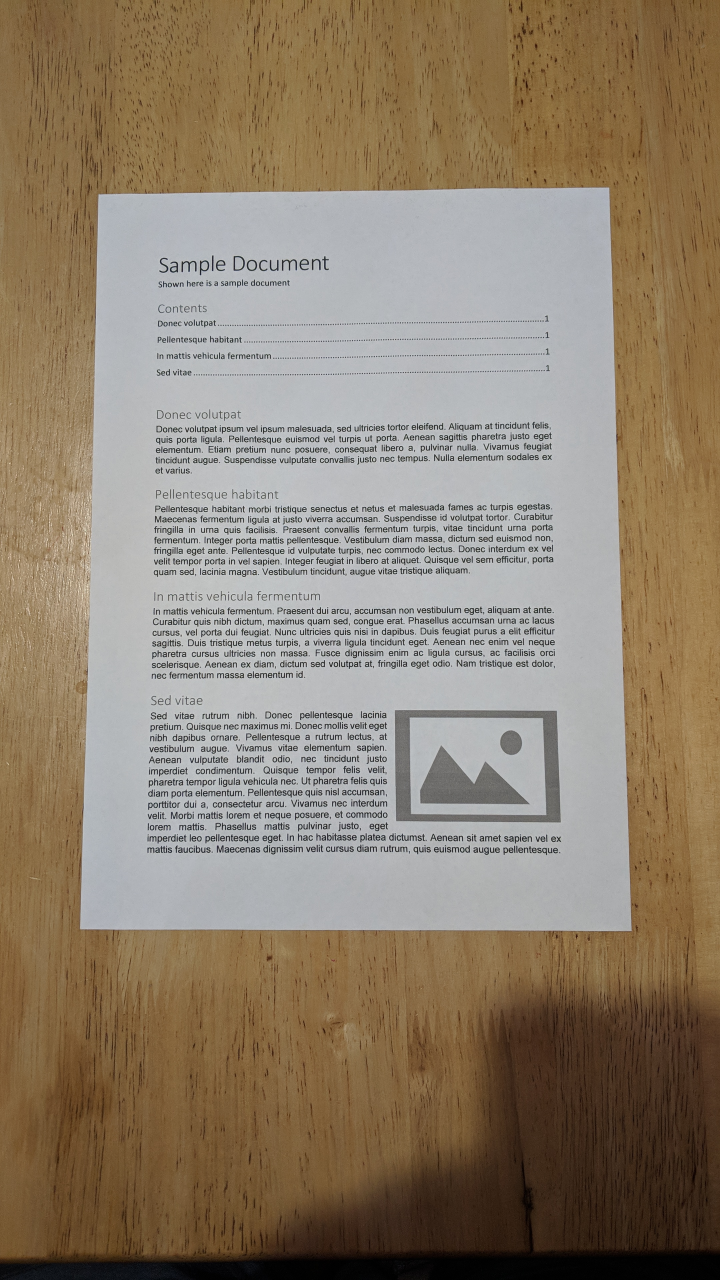
#> input picture di/01.jpg, 2160 x 3840 px (shown at 1/3 size)
$ python otsu2.py ../di/01.jpg
#> lines starting #> are read from the running program, lines starting #| are printed output that depends on the picture; after the words box and inside, x2 and y2 are one past the last pixel; in counts of white or black regions, pixels touching at a corner belong together
import numpy as np
import cv2
import sys

# compute the optimal threshold and colour center for a given section
def getThresholdAndCenters(img):

    # one long array and turn into floats
    imgarray = np.float32(img.flatten())

    # find centers
    # center = np.array([[0, 0, 0], [255, 255, 255]])
    centers = np.array([0, 255])

    # image histogram
    histogram = np.histogram(imgarray, 256, (0, 255))[0]
    normHistogram = histogram / histogram.sum()

    # init values
    threshold = 0
    histogramSum = (normHistogram * np.arange(256)).sum()
    sum0 = 0
    q0 = 0
    maxVariance = 0

    # calculate each between variance and note max
    for t in range(0, 256):
        q0 += normHistogram[t]
        q1 = 1 - q0
        if q0 == 0 or q1 == 0:
            continue
        sum0 += t * normHistogram[t]
        sum1 = histogramSum - sum0
        mean0 = sum0 / q0
        mean1 = sum1 / q1
        variance = q0 * q1 * (mean0 - mean1) ** 2

        if variance > maxVariance:
            maxVariance = variance
            threshold = t
            centers = [mean0, mean1]

    return threshold, centers

# split images colour space into 2 distinct colours
def binmeans(img):

    # size
    yRange, xRange = img.shape

    thresholds = np.zeros(img.shape)
    basethresholds = [[0, 0], [0, 0]]
    baseCenters = np.array([[[0, 255], [0, 255]], [[0, 255], [0, 255]]])
    basethresholds[0][0], baseCenters[0][0] = getThresholdAndCenters(img[:yRange//4, :xRange//4])
    basethresholds[0][1], baseCenters[0][1] = getThresholdAndCenters(img[:yRange//4, xRange//4*3:])
    basethresholds[1][0], baseCenters[1][0] = getThresholdAndCenters(img[yRange//4*3:, :xRange//4])
    basethresholds[1][1], baseCenters[1][1] = getThresholdAndCenters(img[yRange//4*3:, xRange//4*3:])

    # get max values for center colours
    centers = np.array([baseCenters[:,:,0].min(), baseCenters[:,:,1].max()])
    centers = np.array([0, 255])

    # interpolate thresholds into image sized array
    # get vertical gradients of 1/4 and 3/4 way strip (center of each quarter)
    leftCenterT = (basethresholds[0][0] + basethresholds[1][0]) / 2
    rightCenterT = (basethresholds[0][1] + basethresholds[1][1]) / 2
    leftGradient = (basethresholds[0][0] - basethresholds[1][0]) / -yRange
    rightGradient = (basethresholds[0][1] - basethresholds[1][1]) / -yRange
    leftTopT = leftCenterT - leftGradient * yRange / 2
    rightTopT = rightCenterT - rightGradient * yRange / 2

    # fill in the first and last vertical strip
    for y in range(yRange):
        thresholds[y, 0] = leftTopT + leftGradient * y
        thresholds[y, xRange-1] = rightTopT + rightGradient * y

    # fill in remaining treashold image
    centerTs = (thresholds[:, 0] + thresholds[:, xRange-1]) / 2
    gradients = (thresholds[:, 0] - thresholds[:, xRange-1]) / -xRange * 2
    leftTs = centerTs - gradients * xRange / 2
    for x in range(xRange):
        thresholds[:, x] = leftTs + gradients * x


    # one long array and turn into floats
    thresholds = thresholds.flatten()
    imgarray = np.float32(img.flatten())

    # determine labels
    label = np.uint8(np.zeros(imgarray.shape[0]))
    label[imgarray > thresholds] = 1

    # convert from label to corresponding rgb value
    centers = np.uint8(centers) # to int
    img2array = centers[label]

    # convert results back to img form
    img2 = img2array.reshape(grey.shape)

    return img2

img = cv2.imread(sys.argv[1])
#> img is the input picture: shape (3840, 2160, 3); mean B, G, R 109.8, 128.6, 143.1
grey = cv2.cvtColor(img, cv2.COLOR_BGR2GRAY)
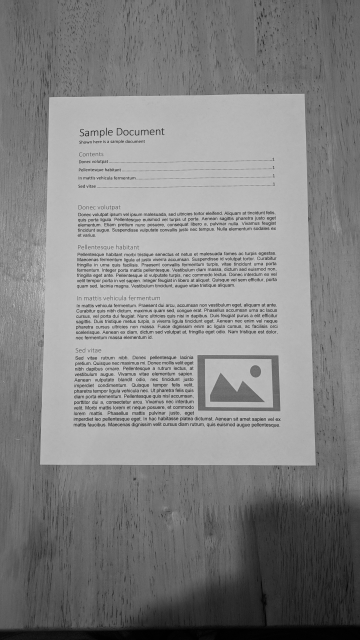
#> grey: shape (3840, 2160) (shown at 1/6 size); min 0, max 254, mean 130.8
# show
cv2.imshow("img", grey)
binimg = binmeans(grey)
#> in getThresholdAndCenters, `histogram = np.histogram(imgarray, 256, (0, 255))[0]`: histogram = 256 values, max 22016 at index 115, min 0 at index 0, mean 2025
#> in getThresholdAndCenters, `normHistogram = histogram / histogram.sum()`: normHistogram = 256 values, max 0.0425 at index 115, min 0 at index 0, mean 0.00391
#> in getThresholdAndCenters, `histogramSum = (normHistogram * np.arange(256)).sum()`: histogramSum = 124
#> the loop in getThresholdAndCenters, `for t in range(0, 256):` made 256 passes
#> (q0, q1, sum0, sum1, mean0, mean1, variance, maxVariance) on passes 10 to 17: (1.93e-06, 1, 1.74e-05, 124, 9, 124, 0.0255, 0.0255), (7.72e-06, 1, 7.52e-05, 124, 9.75, 124, 0.101, 0.101), (9.65e-06, 1, 9.65e-05, 124, 10, 124, 0.125, 0.125), (1.16e-05, 1, 0.00012, 124, 10.33, 124, 0.149, 0.149), (1.35e-05, 1, 0.000145, 124, 10.71, 124, 0.173, 0.173), (1.93e-05, 1, 0.000226, 124, 11.7, 124, 0.243, 0.243), (2.31e-05, 1, 0.000284, 124, 12.25, 124, 0.289, 0.289), (3.09e-05, 1, 0.000407, 124, 13.19, 124, 0.379, 0.379)
#> after the loop in binmeans, `for y in range(yRange):`:
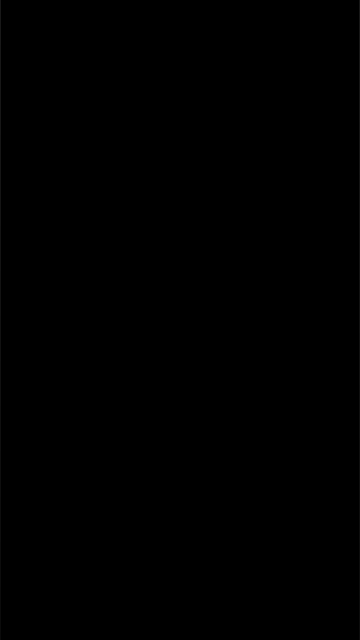
#> thresholds: shape (3840, 2160) float64 (shown at 1/6 size); min 0, max 146, mean 0.1
#> after the loop in binmeans, `for x in range(xRange):`:
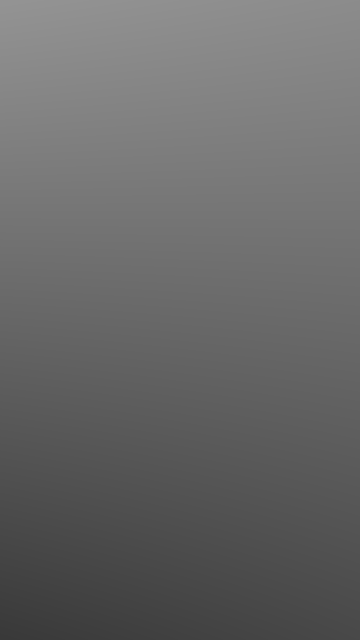
#> thresholds: shape (3840, 2160) float64 (shown at 1/6 size); min 57.02, max 148, mean 104.5
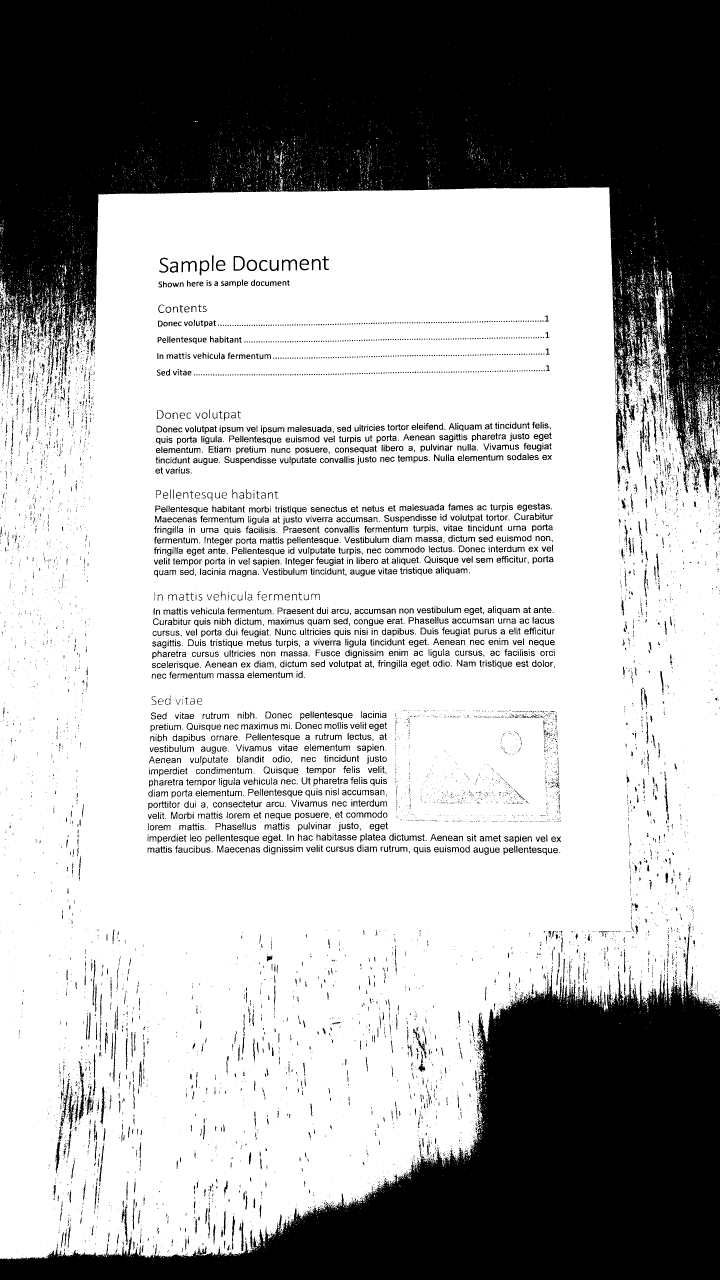
#> binimg: shape (3840, 2160) (shown at 1/3 size); 67.8% white; 11396 black regions (8317 under 20 px), largest, box (x1, y1, x2, y2) and area: (0, 0, 2160, 1478) 1523758, (0, 2800, 2160, 3840) 845148, (1847, 1211, 1881, 1377) 2121
cv2.imshow("sudoku", binimg)
cv2.imwrite("output/binary.png", binimg)

cv2.waitKey(60000)

$ run again, on di/03.jpg
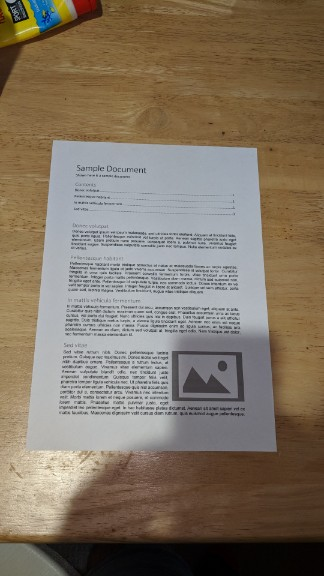
#> input picture di/03.jpg, 324 x 576 px
#> img is the input picture: shape (576, 324, 3); mean B, G, R 99.5, 115.7, 128.6
#> `grey = cv2.cvtColor(img, cv2.COLOR_BGR2GRAY)`:
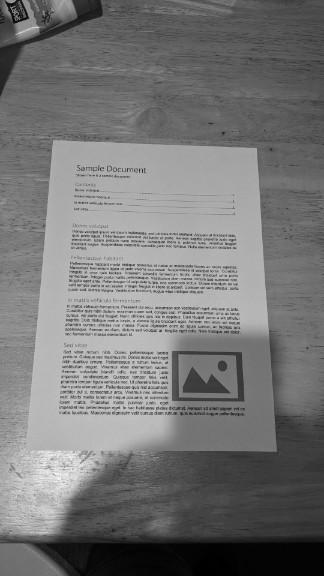
#> grey: shape (576, 324); min 0, max 252, mean 117.7
#> imgarray = 11664 values, max 222 at index 2222, min 4 at index 1552, mean 97.64
#> histogram = 256 values, max 496 at index 107, min 0 at index 0, mean 45.56
#> normHistogram = 256 values, max 0.0425 at index 107, min 0 at index 0, mean 0.00391
#> histogramSum = 97.64
#> the loop in getThresholdAndCenters, `for t in range(0, 256):` made 256 passes
#> (q0, q1, sum0, sum1, mean0, mean1, variance, maxVariance) on passes 5, 7, 8, 9, 10, 11, 12: (0.000171, 1, 0.000686, 97.64, 4, 97.65, 1.5, 1.5), (0.000257, 1, 0.0012, 97.64, 4.67, 97.66, 2.22, 2.22), (0.000429, 1, 0.0024, 97.63, 5.6, 97.68, 3.63, 3.63), (0.000772, 0.999, 0.00514, 97.63, 6.67, 97.71, 6.39, 6.39), (0.00103, 0.999, 0.00746, 97.63, 7.25, 97.73, 8.41, 8.41), (0.00154, 0.998, 0.0126, 97.62, 8.17, 97.78, 12.37, 12.37), (0.0018, 0.998, 0.0154, 97.62, 8.57, 97.8, 14.31, 14.31)
#> after the loop in getThresholdAndCenters, `for t in range(0, 256):`: maxVariance = 526; q0 = 1; sum0 = 97.64; threshold = 77
#> `binimg = binmeans(grey)`:
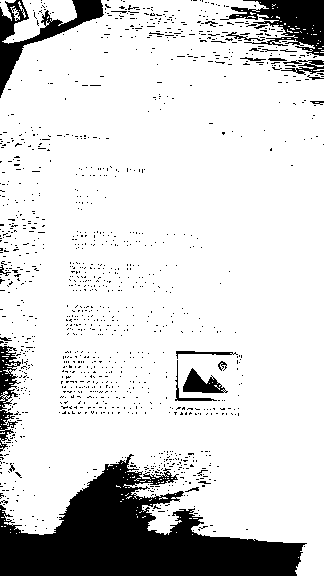
#> binimg: shape (576, 324); 84.6% white; 1267 black regions (1244 under 20 px), largest, box (x1, y1, x2, y2) and area: (0, 454, 307, 576) 17896, (220, 0, 324, 56) 2682, (0, 0, 104, 98) 2415

$ run again, on di/04.jpg
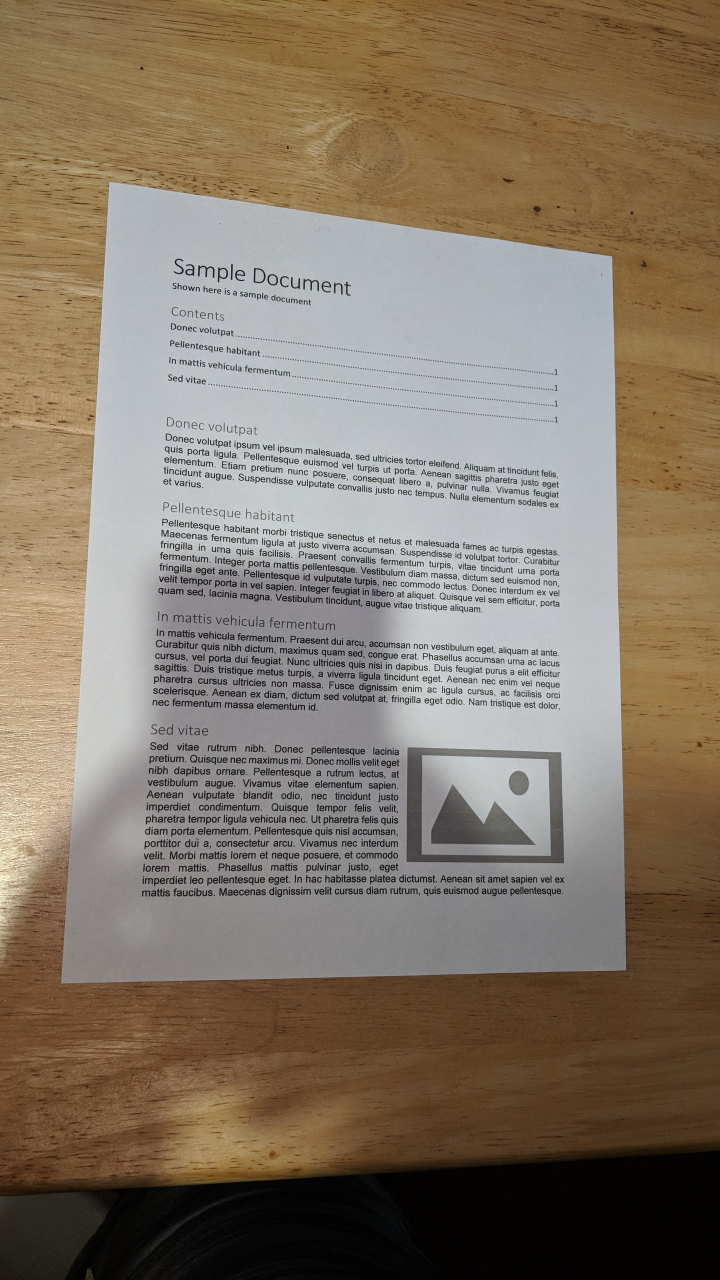
#> input picture di/04.jpg, 2160 x 3840 px (shown at 1/3 size)
#> img is the input picture: shape (3840, 2160, 3); mean B, G, R 103.4, 119.6, 132.9
#> `grey = cv2.cvtColor(img, cv2.COLOR_BGR2GRAY)`:
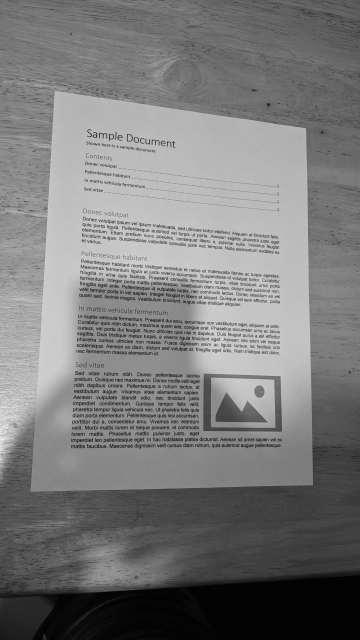
#> grey: shape (3840, 2160) (shown at 1/6 size); min 0, max 252, mean 121.8
#> histogram = 256 values, max 13845 at index 124, min 0 at index 0, mean 2025
#> normHistogram = 256 values, max 0.0267 at index 124, min 0 at index 0, mean 0.00391
#> histogramSum = 134.8
#> the loop in getThresholdAndCenters, `for t in range(0, 256):` made 256 passes
#> (q0, q1, sum0, sum1, mean0, mean1, variance, maxVariance) on passes 7, 9, 10, 11, 13, 14, 15: (1.93e-06, 1, 1.16e-05, 134.8, 6, 134.8, 0.032, 0.032), (5.79e-06, 1, 4.24e-05, 134.8, 7.33, 134.8, 0.0941, 0.0941), (1.16e-05, 1, 9.45e-05, 134.8, 8.17, 134.8, 0.186, 0.186), (1.35e-05, 1, 0.000114, 134.8, 8.43, 134.8, 0.216, 0.216), (1.74e-05, 1, 0.00016, 134.8, 9.22, 134.8, 0.274, 0.274), (1.93e-05, 1, 0.000185, 134.8, 9.6, 134.8, 0.303, 0.303), (2.31e-05, 1, 0.000239, 134.8, 10.33, 134.8, 0.359, 0.359)
#> `binimg = binmeans(grey)`:
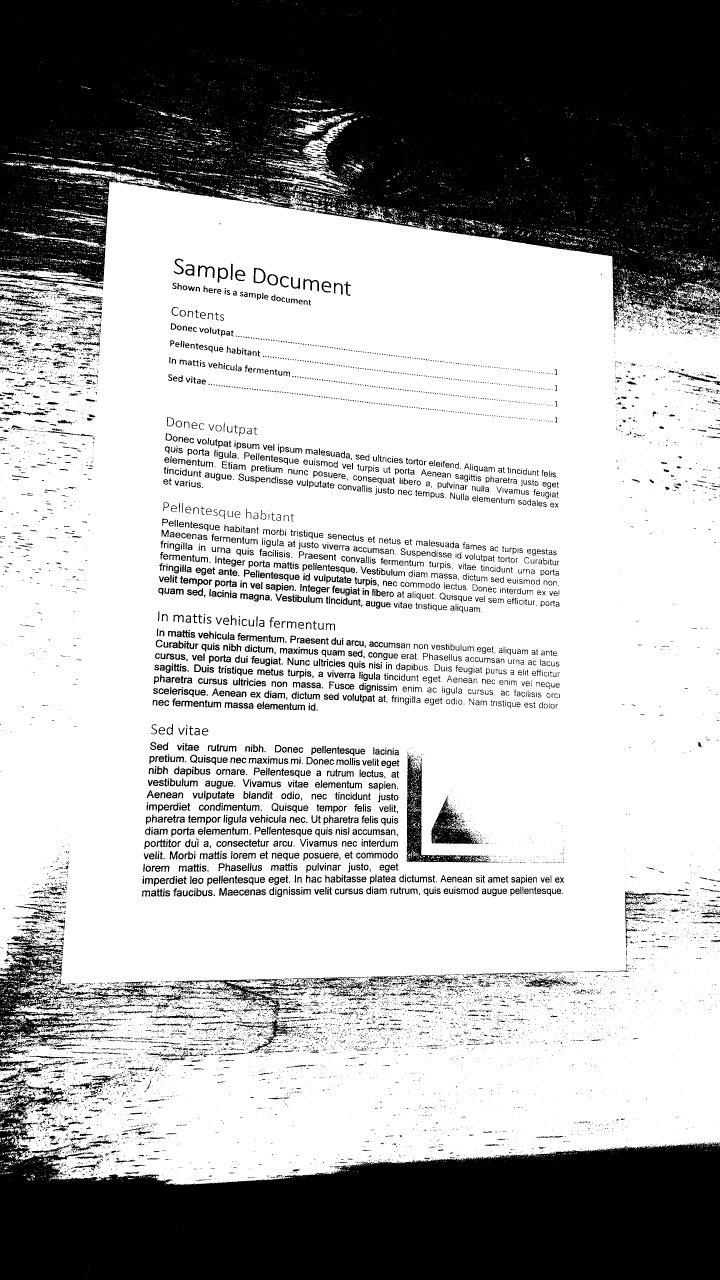
#> binimg: shape (3840, 2160) (shown at 1/3 size); 67.5% white; 14578 black regions (11429 under 20 px), largest, box (x1, y1, x2, y2) and area: (0, 0, 2160, 979) 1485996, (0, 3234, 2160, 3840) 764075, (0, 2785, 491, 3168) 38160
